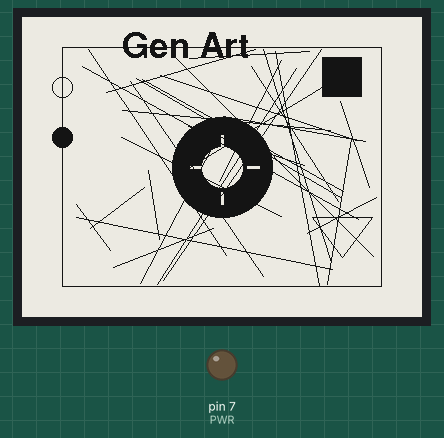
Simulated run of this sketch. Board: Arduino Uno, built for the host (arithmetic inside an expression is 32-bit, double 64-bit). On the bench: 400×300 one-colour display, output pins drawn as LEDs (lit = HIGH). Random numbers use the default seed unless the sketch sets one; what the sketch prints to the serial monitor is not drawn.

Above: at 4.1 s.
Timing chart, 0 to 5.6 s (numbered marks = the images above):
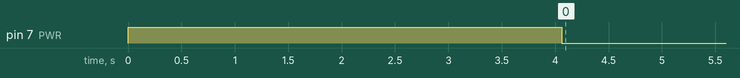

The sketch:

generative_art.ino
```cpp
#include "GxEPD2_BW.h"
// #include "config.h"

// Pin definitions
#define PWR 7
#define BUSY 48
#define RES 47
#define DC 46
#define CS 45

// E-paper display initialization
#include <Fonts/FreeSansBold24pt7b.h>
#include <Fonts/FreeSans24pt7b.h>
#include <Fonts/FreeSansBold18pt7b.h>
#include <Fonts/FreeSans18pt7b.h>
#include <Fonts/FreeSansBold12pt7b.h>
#include <Fonts/FreeSans12pt7b.h>

GxEPD2_BW<GxEPD2_420_GYE042A87, GxEPD2_420_GYE042A87::HEIGHT> epd(GxEPD2_420_GYE042A87(CS, DC, RES, BUSY));

void setup() {
  // Random
  randomSeed(micros());

  Serial.begin(115200);
  Serial.println("Display Controller Starting...");

  pinMode(PWR, OUTPUT);
  digitalWrite(PWR, HIGH);

  epd.init(115200, true, 50, false);

  // Clear the screen to white
  epd.fillScreen(GxEPD_WHITE);
  epd.setTextColor(GxEPD_BLACK);

  // Draw the Title (Centered manually)
  epd.setFont(&FreeSansBold18pt7b);
  epd.setCursor(100, 40);
  epd.print("Gen Art");

  // Rectangle
  epd.drawRect(40, 30, 320, 240, GxEPD_BLACK);

  // Outer circle
  epd.fillCircle(200, 150, 50, GxEPD_BLACK);
  // Inner circle
  epd.fillCircle(200, 150, 20, GxEPD_WHITE);

  // Rect
  epd.fillRect(199, 118, 3, 13, GxEPD_WHITE);
  epd.fillRect(199, 175, 3, 13, GxEPD_WHITE);
  epd.fillRect(168, 149, 13, 3, GxEPD_WHITE);
  epd.fillRect(225, 149, 13, 3, GxEPD_WHITE);

  // Square top right
  epd.fillRect(300, 40, 40, 40, GxEPD_BLACK);

  // Triangle bottom right
  epd.drawTriangle(320, 240, 290, 200, 350, 200, GxEPD_BLACK);

  // Small circle top left
  epd.drawCircle(40, 70, 10, GxEPD_BLACK);

  // Filled circle bottom left
  epd.fillCircle(40, 120, 10, GxEPD_BLACK);

  epd.drawRect(40, 30, 320, 240, GxEPD_BLACK);

  for (int i = 0; i < 30; i++) {
    int x1 = random(40, 361);
    int y1 = random(30, 271);
    int x2 = random(40, 361);
    int y2 = random(30, 271);
    epd.drawLine(x1, y1, x2, y2, GxEPD_BLACK);
  }

  epd.display();
  epd.hibernate();

  pinMode(PWR, OUTPUT);
  digitalWrite(PWR, LOW);
  Serial.println("Display Controller End...");
}


void loop() {
}
```
